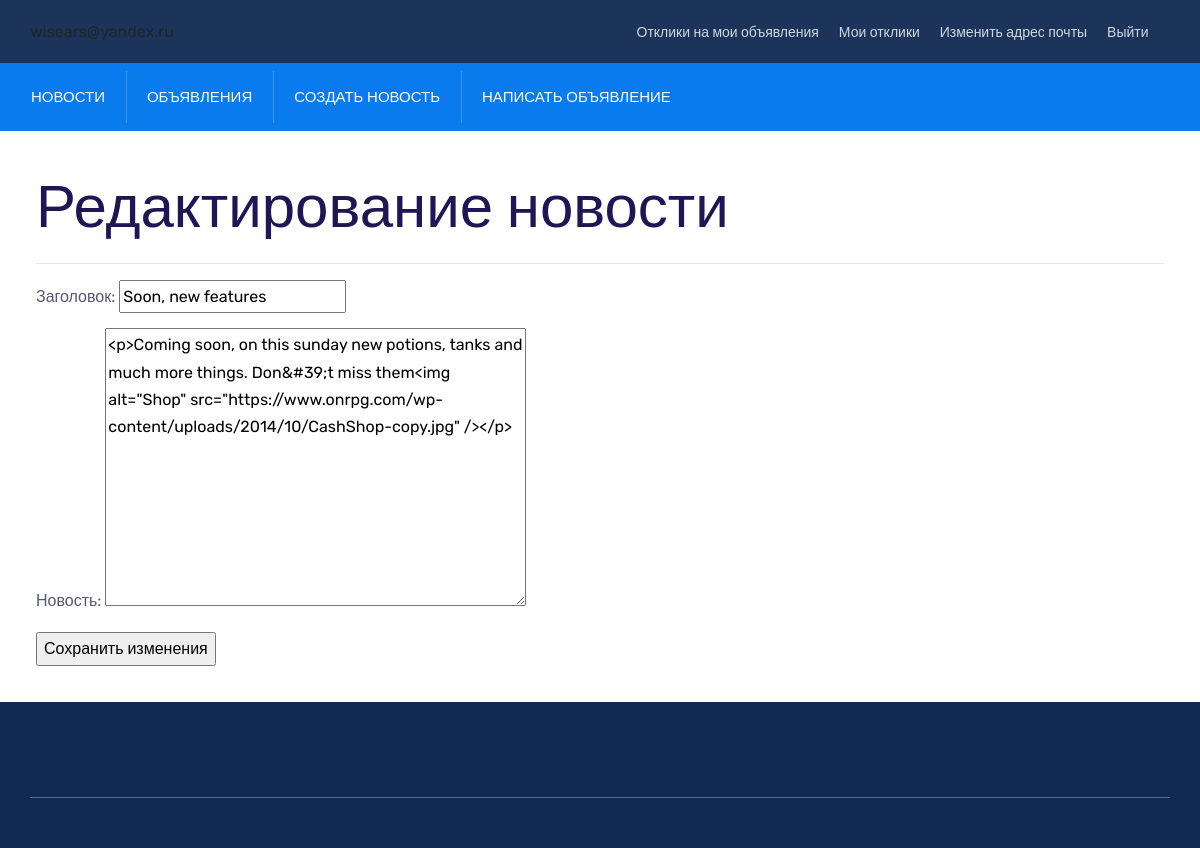
Page /board/news/1/edit (signed in) on the committed database.
### board/models.py (models this page shows, shortened)
class News(models.Model):
    user_id = models.ForeignKey(auth.get_user_model(),
                                on_delete=models.CASCADE)
    header = models.CharField(max_length=255, verbose_name='Заголовок')
    news = RichTextUploadingField(default='', verbose_name='Новость')
    creation_time = models.DateTimeField(auto_now_add=True)
    class Meta:
        verbose_name = 'Новость'
        verbose_name_plural = 'Новости'

### board/views.py (the view, shortened to what this page needs)
# urls.py: path('news/<int:pk>/edit', NewsEdit.as_view(), name='news_edit_view'),
class NewsEdit(LoginRequiredMixin, PermissionRequiredMixin, UpdateView):
    model = News
    fields = ['header', 'news']
    template_name = 'news_create.html'
    context_object_name = 'news_create'
    permission_required = ('board.change_news',)

### board/models.py (called while the page is built)
def return_user_email(user):
    return user.email

### templates/news_create.html (shortened to what this page needs)
{% extends 'flatpages/default.html' %}
{% load static %}
{% block body %}
    <h1>Редактирование новости</h1>
    <hr>
    <form method="POST" enctype="multipart/form-data">
        {{ form.as_p }}
        <input type="submit" value="Сохранить изменения">
    </form>
{% endblock body %}

### static/assets/css/style.css (style rules this page uses)
:root { --main-color: #097bed; --heading-color: #201654; --paragraph-color: #565872; --search-bg-color: #086ed5; --heading-font: "Rubik", sans-serif; --body-font: "Rubik", sans-serif; --body-font-size: 16px; --line-height30: 1.7; }
html { -webkit-text-size-adjust: 100%; -ms-text-size-adjust: 100%; overflow-x: hidden; font-family: var(--body-font); }
* { box-sizing: border-box; outline: none; -moz-osx-font-smoothing: grayscale; -webkit-font-smoothing: antialiased; }
body { margin: 0; font-family: var(--body-font); line-height: var(--line-height30); font-size: var(--body-font-size); }
h1 { font-size: 60px; line-height: 1.3333333333; }
h1, h2, h3, h4, h5, h6 { color: var(--heading-color); font-family: var(--heading-font); font-weight: 500; }
p { color: var(--paragraph-color); -webkit-hyphens: auto; hyphens: auto; margin-bottom: 10px; }

### rows in the picture
News: header "Soon, new features", news "<p>Coming soon, on this sunday new potions, tanks and much more things. Don&#39;t miss them<img alt=\"Shop\" src=\"https://www.onrpg.com/wp-content/uploads/2014/10/CashShop-copy.jpg\" /></p>"
